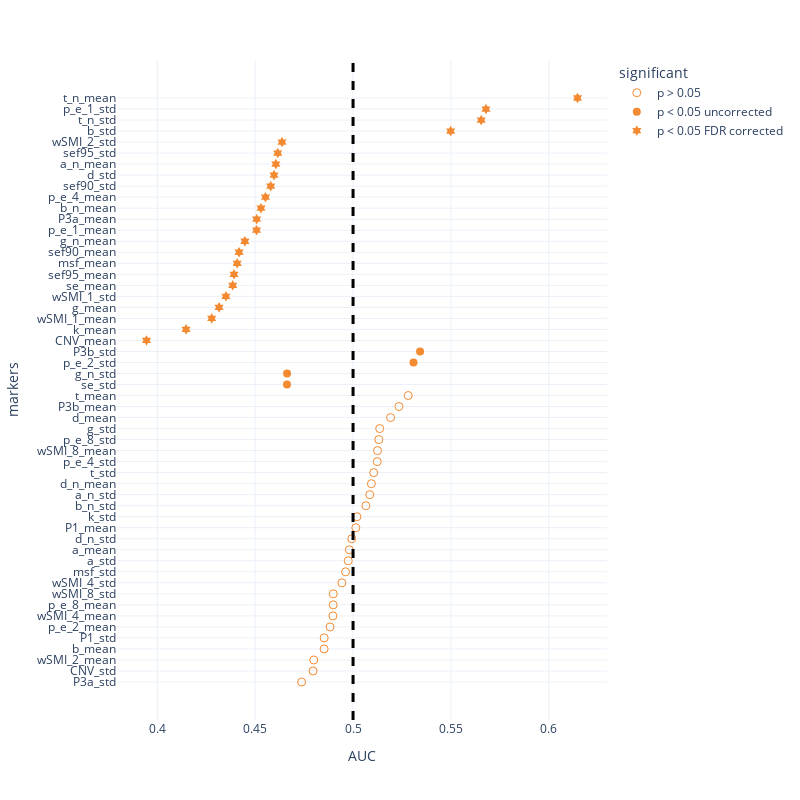

Here is the notebook cell this chart was saved with:
### Code cell
probe_roc = pd.read_csv('Data/univariate_roc_probe.csv')
fig = px.scatter(probe_roc.sort_values(by = 'AUC'),x = 'AUC', y = 'markers', template = "plotly_white", symbol = 'significant', 
                 symbol_sequence = ['circle-open','circle','hexagram' ],
#                  color = 'significant',
                 color_discrete_sequence = [orange], 
                 
                 category_orders = {'significant': ['p > 0.05','p < 0.05 uncorrected', 'p < 0.05 FDR corrected']})
fig.add_vline(x=0.5, line_width=3, line_dash="dash", line_color="black")

fig.update_traces(marker=dict(size = 8))
fig.update_layout(
    autosize=False,
    width=800,
    height=800,
    yaxis = {
            'showticklabels': True,
            'tickmode': 'linear',
        }
    
)
fig.show()
pio.write_json(fig, 'Figs/univariate_roc_probe.plotly')
# fig.write_image('Figs/univariate_roc_mw_segment.png')

### Figure 1 — Plotly figure (JSON) as saved in the notebook; plotly's stock layout.template omitted (floating-point values rounded to 4 significant figures)
{"data": [{"hovertemplate": "significant=p > 0.05<br>AUC=%{x}<br>markers=%{y}<extra></extra>", "legendgroup": "p > 0.05", "marker": {"color": "#F38A31", "size": 8, "symbol": "circle-open"}, "mode": "markers", "name": "p > 0.05", "orientation": "h", "showlegend": true, "type": "scatter", "x": [0.4737, 0.4796, 0.4799, 0.4852, 0.4853, 0.4882, 0.4897, 0.4899, 0.4899, 0.4943, 0.4962, 0.4975, 0.4981, 0.4994, 0.5014, 0.502, 0.5065, 0.5085, 0.5093, 0.5106, 0.5124, 0.5125, 0.5131, 0.5136, 0.5192, 0.5235, 0.5282], "xaxis": "x", "y": ["P3a_std", "CNV_std", "wSMI_2_mean", "b_mean", "P1_std", "p_e_2_mean", "wSMI_4_mean", "p_e_8_mean", "wSMI_8_std", "wSMI_4_std", "msf_std", "a_std", "a_mean", "d_n_std", "P1_mean", "k_std", "b_n_std", "a_n_std", "d_n_mean", "t_std", "p_e_4_std", "wSMI_8_mean", "p_e_8_std", "g_std", "d_mean", "P3b_mean", "t_mean"], "yaxis": "y"}, {"hovertemplate": "significant=p < 0.05 uncorrected<br>AUC=%{x}<br>markers=%{y}<extra></extra>", "legendgroup": "p < 0.05 uncorrected", "marker": {"color": "#F38A31", "size": 8, "symbol": "circle"}, "mode": "markers", "name": "p < 0.05 uncorrected", "orientation": "h", "showlegend": true, "type": "scatter", "x": [0.4663, 0.4663, 0.5309, 0.5342], "xaxis": "x", "y": ["se_std", "g_n_std", "p_e_2_std", "P3b_std"], "yaxis": "y"}, {"hovertemplate": "significant=p < 0.05 FDR corrected<br>AUC=%{x}<br>markers=%{y}<extra></extra>", "legendgroup": "p < 0.05 FDR corrected", "marker": {"color": "#F38A31", "size": 8, "symbol": "hexagram"}, "mode": "markers", "name": "p < 0.05 FDR corrected", "orientation": "h", "showlegend": true, "type": "scatter", "x": [0.3945, 0.4147, 0.4278, 0.4316, 0.4351, 0.4385, 0.4392, 0.4408, 0.4418, 0.4448, 0.4507, 0.4507, 0.453, 0.4553, 0.4579, 0.4596, 0.4606, 0.4615, 0.4637, 0.5499, 0.5655, 0.5679, 0.6146], "xaxis": "x", "y": ["CNV_mean", "k_mean", "wSMI_1_mean", "g_mean", "wSMI_1_std", "se_mean", "sef95_mean", "msf_mean", "sef90_mean", "g_n_mean", "p_e_1_mean", "P3a_mean", "b_n_mean", "p_e_4_mean", "sef90_std", "d_std", "a_n_mean", "sef95_std", "wSMI_2_std", "b_std", "t_n_std", "p_e_1_std", "t_n_mean"], "yaxis": "y"}], "layout": {"autosize": false, "height": 800, "legend": {"title": {"text": "significant"}, "tracegroupgap": 0}, "margin": {"t": 60}, "shapes": [{"line": {"color": "black", "dash": "dash", "width": 3}, "type": "line", "x0": 0.5, "x1": 0.5, "xref": "x", "y0": 0, "y1": 1, "yref": "y domain"}], "width": 800, "xaxis": {"anchor": "y", "autorange": true, "domain": [0, 1], "range": [0.3793, 0.6299], "title": {"text": "AUC"}, "type": "linear"}, "yaxis": {"anchor": "x", "autorange": true, "domain": [0, 1], "range": [-3.449, 56.45], "showticklabels": true, "tickmode": "linear", "title": {"text": "markers"}, "type": "category"}}}
